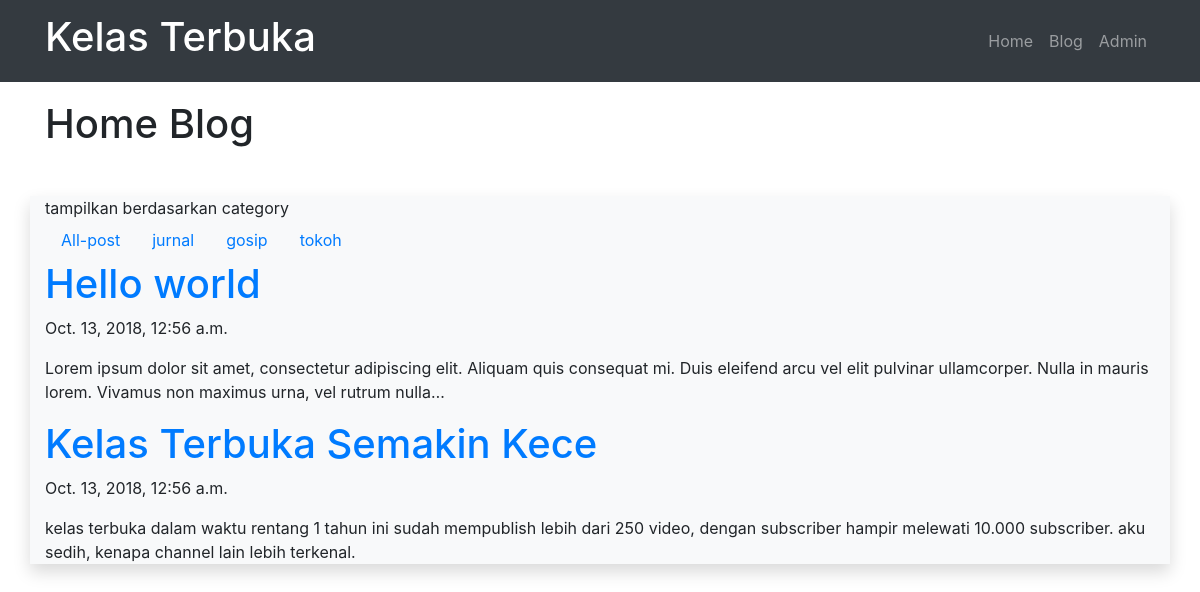
Screenshot of /blog/category/jurnal/ with the database file from the repository.
### blog/models.py (models this page shows, shortened)
class Post(models.Model):
	judul		= models.CharField(max_length=255)
	body		= models.TextField()
	category	= models.CharField(max_length=255)
	publish		= models.DateTimeField(auto_now_add = True)
	update		= models.DateTimeField(auto_now = True)
	slug		= models.SlugField(blank=True, editable = False)

### blog/views.py (the view)
# urls.py: url(r'^category/(?P<categoryInput>[\w-]+)/$', views.categoryPost, name="category"),
def categoryPost(request,categoryInput):
	posts = Post.objects.filter(category=categoryInput);
	categories = Post.objects.values('category').distinct();
	context = {
		'Judul':'Home Blog',
		'Content':'tampilkan berdasarkan category',
		'Categories':categories,
		'Posts':posts,
	}
	return render(request,'blog/category.html',context)

### blog/templates/blog/category.html (shortened to what this page needs)
{% extends "base.html" %}
{% block pageTitle %}
	{{Judul}}
{% endblock pageTitle %}
{% block contents %}
	{{Content}}
	<ul class="nav">
		<li class="nav-item">
			<a class = "nav-link" href="/blog" title="">
				All-post
			</a>
		</li>
	{% for dataCategory in Categories %}
		<li class="nav-item">
			<a class = "nav-link" href="/blog/category/{{dataCategory.category}}" title="">
				{{dataCategory.category}}
			</a>
		</li>
	{% endfor %}
	</ul>
	{% for post in Posts %}
		<a href="/blog/post/{{post.slug}}" title="">
			<h1>{{post.judul}}</h1>
		</a>
		<p>{{post.publish}}</p>
		<p>{{post.body|truncatechars:200}}</p>
	{% endfor %}
{% endblock contents %}

### rows the page displays
Post: judul "Hello world", publish "Oct. 13, 2018, 12:56 a.m.", body "Lorem ipsum dolor sit amet, consectetur adipiscing elit. Aliquam quis consequat mi. Duis eleifend arcu vel elit pulvinar ullamcorper. Nulla in mauris lorem. Vivamus non maximus urna, vel rutrum nulla…"
Post: judul "Kelas Terbuka Semakin Kece", publish "Oct. 13, 2018, 12:56 a.m.", body "kelas terbuka dalam waktu rentang 1 tahun ini sudah mempublish lebih dari 250 video, dengan subscriber hampir melewati 10.000 subscriber. aku sedih, kenapa channel lain lebih terkenal."

### other values shown
{{ Judul }} "Home Blog"
{{ Content }} "tampilkan berdasarkan category"
{{ dataCategory.category }} "jurnal" "gosip" "tokoh"
